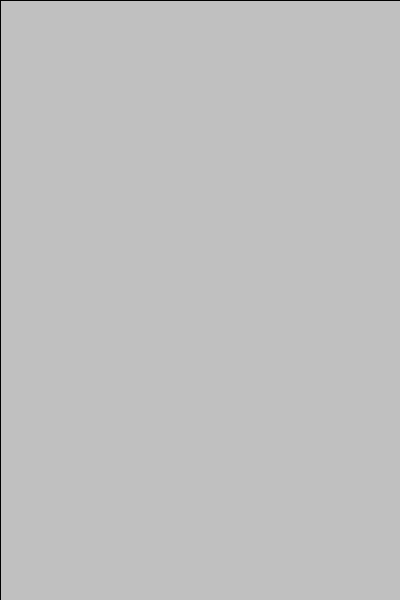
Frame 1 (no input)
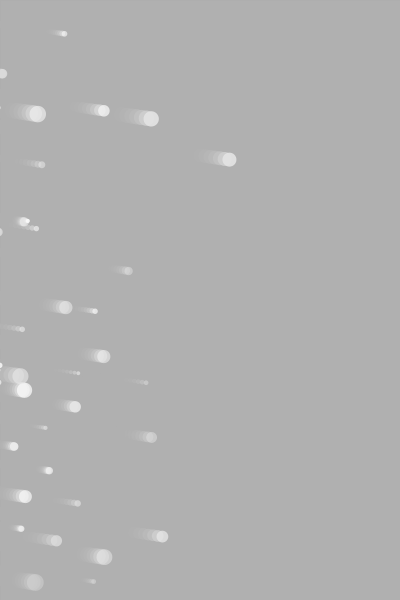
Frame 60 (the mouse pressed at the canvas centre just before this capture)
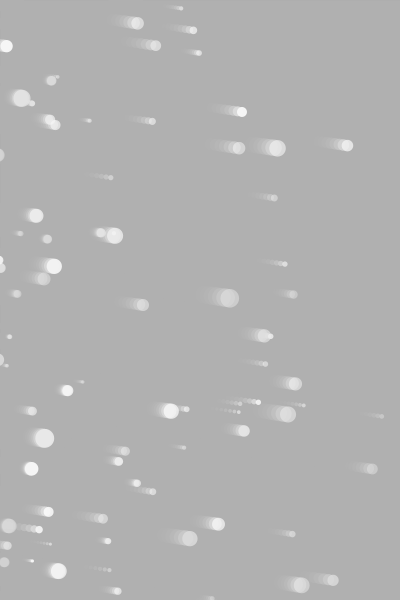
Frame 120 (the mouse held since frame 60 and released just before this capture)

The Processing sketch that drew these frames (run headless with seeded random() and noise(); from frame 60 on, the mouse is pressed at the canvas centre):

// Processing sketch: processing_15730
// ── processing_15730.pde

Gota[] gotas = new Gota[10000];

int totalgotas = 0;

void setup() {
  size(400,600);
  smooth();
}

void draw() {
 // background(200);
 fill(175,102);
    rect(0,0,width, height);

  gotas[totalgotas] = new Gota();
  // Sumar al numero de gotas: Esto equivale la frase:
  // "totalgotas =  totalgotas+1;"
  totalgotas++ ;

  if (totalgotas >= gotas.length) {
    totalgotas = 200;   // si se terminan, volver a empezar
  }

  // hacer llover y mostrar
  for (int i = 0; i < totalgotas; i++ ) {
    gotas[i].llover();
    gotas[i].mostrar();
  }

}
class Gota {
  float x,y;
  float velocidad; 
  color c; 
  float r;    

  Gota() {
    r = random (3,20);  
    y = random (height+50)-50;    
    x = -r*4;         
    velocidad = random(0,5);  
    c = color(random (220,255),random(100,255)); 
    

  }


  void llover() {
    x+= velocidad;
    y+= velocidad/7;   //random(2,10);   //empujarlas
  }

  void mostrar() {
   
    fill(c);
    noStroke();
    ellipse(x ,y  , r, r);
     
  }}
